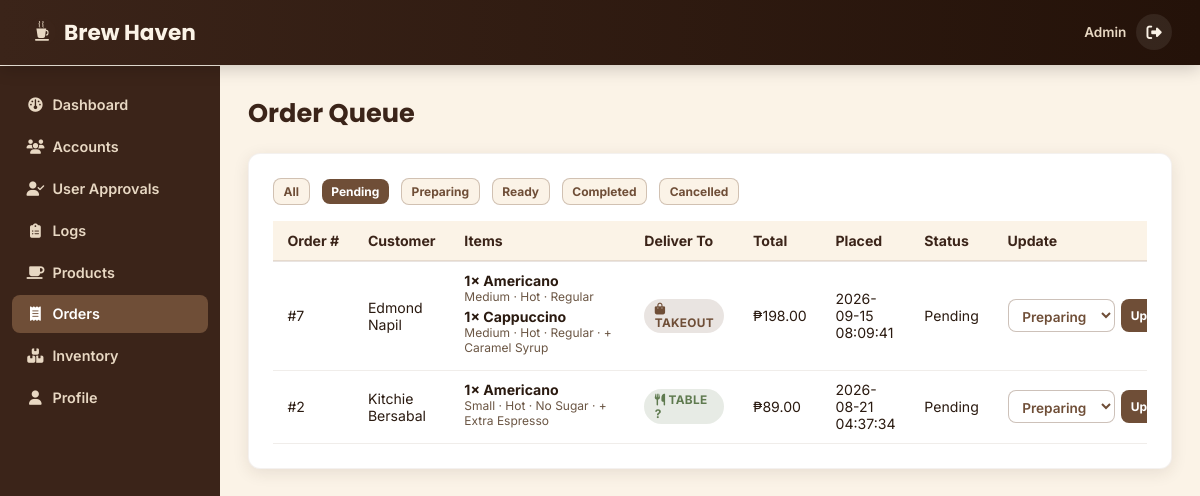
Page /admin-orders.php?status=Pending (signed in) on the committed database.
### tables this page shows
CREATE TABLE `users` (
  `id_number` varchar(50) NOT NULL,
  `lastname` varchar(100) NOT NULL,
  `firstname` varchar(100) NOT NULL,
  `middlename` varchar(100) DEFAULT NULL,
  `extension` varchar(50) DEFAULT NULL,
  `birth_date` date NOT NULL,
  `age` int(11) NOT NULL,
  `gender` enum('Male','Female','Other') NOT NULL,
  `email` varchar(255) NOT NULL,
  `username` varchar(50) NOT NULL,
  `password` varchar(255) NOT NULL,
  `role` enum('super_admin','admin','customer') NOT NULL DEFAULT 'customer',
  `approval_status` enum('pending','approved','rejected') NOT NULL DEFAULT 'pending',
  `account_status` enum('active','inactive','blocked') NOT NULL DEFAULT 'active',
  `first_login` tinyint(1) NOT NULL DEFAULT 0,
  `employee_id` varchar(20) DEFAULT NULL,
  `customer_id` varchar(20) DEFAULT NULL,
  `street` varchar(255) NOT NULL,
  `barangay` varchar(100) NOT NULL,
  `city_municipality` varchar(100) NOT NULL,
  `province` varchar(100) NOT NULL,
  `zipcode` varchar(10) NOT NULL,
  `country` varchar(100) NOT NULL,
  `auth_question1` varchar(255) DEFAULT NULL,
  `auth_answer1` varchar(255) DEFAULT NULL,
  `auth_question2` varchar(255) DEFAULT NULL,
  `auth_answer2` varchar(255) DEFAULT NULL,
  `auth_question3` varchar(255) DEFAULT NULL,
  `auth_answer3` varchar(255) DEFAULT NULL,
  `created_at` timestamp NOT NULL DEFAULT current_timestamp(),
  `updated_at` timestamp NOT NULL DEFAULT current_timestamp() ON UPDATE current_timestamp(),
  `active_super_admin_flag` tinyint(1) GENERATED ALWAYS AS (if(`role` = 'super_admin' and `account_status` = 'active',1,NULL)) STORED
);

CREATE TABLE `orders` (
  `id` int(11) NOT NULL,
  `customer_id_number` varchar(50) NOT NULL,
  `order_type` enum('Dine In','Takeout') NOT NULL DEFAULT 'Dine In',
  `table_number` varchar(10) DEFAULT NULL,
  `status` enum('Pending','Preparing','Ready','Completed','Cancelled') NOT NULL DEFAULT 'Pending',
  `total_amount` decimal(8,2) NOT NULL,
  `created_at` timestamp NOT NULL DEFAULT current_timestamp(),
  `updated_at` timestamp NOT NULL DEFAULT current_timestamp() ON UPDATE current_timestamp()
);

CREATE TABLE `order_items` (
  `id` int(11) NOT NULL,
  `order_id` int(11) NOT NULL,
  `product_id` int(11) NOT NULL,
  `size` enum('Small','Medium','Large') NOT NULL DEFAULT 'Medium',
  `temperature` enum('Hot','Iced') NOT NULL DEFAULT 'Hot',
  `sweetness` enum('Regular','Less Sweet','No Sugar') NOT NULL DEFAULT 'Regular',
  `addons` varchar(255) DEFAULT NULL,
  `quantity` int(11) NOT NULL DEFAULT 1,
  `unit_price` decimal(8,2) NOT NULL,
  `subtotal` decimal(8,2) NOT NULL
);

CREATE TABLE `products` (
  `id` int(11) NOT NULL,
  `name` varchar(100) NOT NULL,
  `description` text DEFAULT NULL,
  `category` enum('Hot Coffee','Iced Coffee','Non-Coffee','Add-ons') NOT NULL,
  `price` decimal(8,2) NOT NULL,
  `image_path` varchar(255) DEFAULT NULL,
  `is_available` tinyint(1) NOT NULL DEFAULT 1,
  `created_at` timestamp NOT NULL DEFAULT current_timestamp()
);

### html/admin-orders.php (the view, shortened to what this page needs)
<?php
require_once __DIR__ . '/../php/auth_helpers.php';
$me = require_role(['admin', 'super_admin']);
$canManage = has_privilege($me, 'manage_orders');
$sidebarActive = $me['role'] === 'admin' ? 'admin-dashboard.php' : 'super-admin-dashboard.php';
$statusFilter = $_GET['status'] ?? '';
$validStatuses = ['Pending', 'Preparing', 'Ready', 'Completed', 'Cancelled'];
$sql = "SELECT o.*, u.firstname, u.lastname FROM orders o LEFT JOIN users u ON u.id_number = o.customer_id_number";
if (in_array($statusFilter, $validStatuses, true)) {
    $stmt = mysqli_prepare($conn, $sql . " WHERE o.status = ? ORDER BY o.created_at DESC");
    mysqli_stmt_bind_param($stmt, 's', $statusFilter);
    mysqli_stmt_execute($stmt);
    $result = mysqli_stmt_get_result($stmt);
} else {
    $result = mysqli_query($conn, $sql . " ORDER BY o.created_at DESC");
}
$orders = [];
while ($row = mysqli_fetch_assoc($result)) { $orders[] = $row; }
$orderItems = bh_fetch_order_items(array_column($orders, 'id'));
$transitions = bh_order_status_transitions();
?>
<!DOCTYPE html>
<html lang="en">
<head>
  <link rel="stylesheet" href="https://cdnjs.cloudflare.com/ajax/libs/font-awesome/6.5.0/css/all.min.css">
  <link rel="stylesheet" href="../css/brew-haven.css" />
</head>
<body class="bh-shell">
  <div class="bh-topbar">
    <div class="bh-brand"><img src="../images/brew-haven-logo.svg" alt="" style="width:28px;height:28px;"> Brew Haven</div>
    <div class="bh-user">
      <span class="bh-role-label"><?php echo htmlspecialchars(ucwords(str_replace('_', ' ', $me['role']))); ?></span>
      <a href="logout.php" class="bh-topbar-icon-btn" title="Logout" aria-label="Logout" data-bh-confirm-title="Confirm Logout" data-bh-confirm="Are you sure you want to log out?" data-bh-confirm-button="Yes, Logout"><i class="fa-solid fa-right-from-bracket"></i></a>
    </div>
  </div>
  <div class="bh-layout">
    <div class="bh-sidebar">
      <a href="<?php echo $sidebarActive; ?>"><i class="fa-solid fa-gauge"></i>Dashboard</a>
      <a href="<?php echo $me['role'] === 'admin' ? 'admin-accounts.php' : 'super-admin-accounts.php'; ?>"><i class="fa-solid fa-users"></i>Accounts</a>
      <?php if ($me['role'] === 'super_admin' || has_privilege($me, 'approve_accounts')): ?><a href="user-approvals.php"><i class="fa-solid fa-user-check"></i>User Approvals</a><?php endif; ?>
      <?php if ($me['role'] === 'admin'): ?><a href="logs.php"><i class="fa-solid fa-clipboard-list"></i>Logs</a><?php endif; ?>
      <a href="admin-products.php"><i class="fa-solid fa-mug-saucer"></i>Products</a>
      <a href="admin-orders.php" class="active"><i class="fa-solid fa-receipt"></i>Orders</a>
      <a href="admin-inventory.php"><i class="fa-solid fa-boxes-stacked"></i>Inventory</a>
      <a href="profile.php"><i class="fa-solid fa-user"></i>Profile</a>
    </div>
    <div class="bh-main">
      <h1 class="bh-page-title">Order Queue</h1>
      <div class="bh-panel">
        <div class="bh-toolbar">
          <a href="admin-orders.php" class="bh-btn <?php echo $statusFilter === '' ? 'bh-btn-primary' : 'bh-btn-secondary'; ?> bh-btn-sm">All</a>
          <?php foreach ($validStatuses as $s): ?>
            <a href="admin-orders.php?status=<?php echo urlencode($s); ?>" class="bh-btn <?php echo $statusFilter === $s ? 'bh-btn-primary' : 'bh-btn-secondary'; ?> bh-btn-sm"><?php echo $s; ?></a>
          <?php endforeach; ?>
        </div>
        <div class="bh-table-wrap">
          <table class="bh-table">
            <thead><tr><th>Order #</th><th>Customer</th><th>Items</th><th>Deliver To</th><th>Total</th><th>Placed</th><th>Status</th><?php if ($canManage): ?><th>Update</th><?php endif; ?></tr></thead>
            <tbody>
              <?php foreach ($orders as $o): ?>
                <tr>
                  <td>#<?php echo (int)$o['id']; ?></td>
                  <td><?php echo htmlspecialchars(($o['firstname'] ?? '?') . ' ' . ($o['lastname'] ?? '')); ?></td>
                  <td style="min-width:180px;"><?php echo bh_order_items_html($orderItems[(int)$o['id']] ?? []); ?></td>
                  <td>
                    <?php if (($o['order_type'] ?? 'Dine In') === 'Takeout'): ?>
                      <span class="bh-badge bh-badge-first-login"><i class="fa-solid fa-bag-shopping"></i> Takeout</span>
                    <?php else: ?>
                      <span class="bh-badge bh-badge-approved"><i class="fa-solid fa-utensils"></i> Table <?php echo htmlspecialchars($o['table_number'] ?? '?'); ?></span>
                    <?php endif; ?>
                  </td>
                  <td>₱<?php echo number_format($o['total_amount'], 2); ?></td>
                  <td><?php echo htmlspecialchars($o['created_at']); ?></td>
                  <td><?php echo htmlspecialchars($o['status']); ?></td>
                  <?php if ($canManage): ?>
                  <td>
                    <?php $nextStatuses = $transitions[$o['status']] ?? []; ?>
                    <?php if ($nextStatuses): ?>
                    <form method="post" action="../php/order_update_status.php" style="display:flex;gap:0.4rem;">
                      <select name="status" class="bh-status-select">
                        <?php foreach ($nextStatuses as $s): ?>
                          <option value="<?php echo $s; ?>"><?php echo $s; ?></option>
                        <?php endforeach; ?>
                      </select>
                      <button type="submit" class="bh-btn bh-btn-primary bh-btn-sm">Update</button>
                    </form>
                    <?php else: ?>
                      <span style="font-size:0.78rem;color:var(--bh-text-muted);">Final</span>
                    <?php endif; ?>
                  </td>
                  <?php endif; ?>
                </tr>
              <?php endforeach; ?>
            </tbody>
          </table>
        </div>
      </div>
    </div>
  </div>
</body>
</html>

### php/auth_helpers.php (shortened to what this page needs)
<?php
require_once __DIR__ . '/config.php';
function bh_harden_session_cookie() {
    $params = session_get_cookie_params();
}
function current_user() {
    return [
        'id_number'   => $_SESSION['user_id_number'],
        'username'    => $_SESSION['username']    ?? null,
        'firstname'   => $_SESSION['firstname']   ?? null,
        'lastname'    => $_SESSION['lastname']    ?? null,
        'role'        => $_SESSION['role']        ?? 'customer',
        'employee_id' => $_SESSION['employee_id'] ?? null,
    ];
}
function bh_in_first_login_setup($row) {
    $firstLogin = (int)($row['first_login'] ?? 0);
    return $firstLogin === 1 || $firstLogin === 2 || $firstLogin === 3;
}
function require_login($recheckStatus = true) {
    global $conn;
    $isAjax = bh_request_is_ajax();
    $user = current_user();
    $now = time();
    if ($recheckStatus) {
        $stmt = mysqli_prepare($conn, "SELECT approval_status, account_status, role, first_login, firstname, lastname, auth_question1 FROM users WHERE id_number = ?");
        mysqli_stmt_bind_param($stmt, 's', $user['id_number']);
        mysqli_stmt_execute($stmt);
        $row = mysqli_fetch_assoc(mysqli_stmt_get_result($stmt));
        $statusAllowed = $row && ($row['account_status'] === 'active'
            || ($row['account_status'] === 'inactive' && bh_inactive_account_may_setup($row)));
        $roleChanged = $row && $row['role'] !== $user['role'];
        $inFirstLoginSetup = bh_in_first_login_setup($row);
    }
    return $user;
}
function bh_request_is_ajax() {
    return (!empty($_SERVER['HTTP_X_REQUESTED_WITH']) && strtolower($_SERVER['HTTP_X_REQUESTED_WITH']) === 'xmlhttprequest')
        || (strpos($_SERVER['HTTP_ACCEPT'] ?? '', 'application/json') !== false)
        || (strpos($_SERVER['CONTENT_TYPE'] ?? '', 'application/json') !== false)
        || (isset($_SERVER['HTTP_SEC_FETCH_DEST']) && $_SERVER['HTTP_SEC_FETCH_DEST'] === 'empty');
}
function require_role(array $allowedRoles, $recheckStatus = true) {
    $user = require_login($recheckStatus);
    return $user;
}
function has_privilege($user, $key) {
    global $conn;
    $privilegeKeys = $key === 'view_logs'
        ? ['view_logs', 'view_activity_logs', 'view_login_logs']
        : [$key];
    $placeholders = implode(',', array_fill(0, count($privilegeKeys), '?'));
    $sql = "SELECT 1 FROM admin_privileges WHERE admin_id_number = ? AND privilege_key IN ($placeholders) LIMIT 1";
    $stmt = mysqli_prepare($conn, $sql);
    $bindValues = array_merge([$user['id_number']], $privilegeKeys);
    $bindTypes = 's' . str_repeat('s', count($privilegeKeys));
    mysqli_stmt_bind_param($stmt, $bindTypes, ...$bindValues);
    mysqli_stmt_execute($stmt);
    mysqli_stmt_store_result($stmt);
    $granted = mysqli_stmt_num_rows($stmt) > 0;
    return $granted;
}
function bh_order_status_transitions() {
    return [
        'Pending'   => ['Preparing', 'Cancelled'],
        'Preparing' => ['Ready', 'Cancelled'],
        'Ready'     => ['Completed', 'Cancelled'],
        'Completed' => [],
        'Cancelled' => [],
    ];
}
function bh_fetch_order_items(array $orderIds) {
    global $conn;
    $orderIds = array_values(array_unique(array_map('intval', $orderIds)));
    $placeholders = implode(',', array_fill(0, count($orderIds), '?'));
    $stmt = mysqli_prepare($conn, "SELECT oi.*, p.name AS product_name FROM order_items oi LEFT JOIN products p ON p.id = oi.product_id WHERE oi.order_id IN ($placeholders) ORDER BY oi.id ASC");
    mysqli_stmt_bind_param($stmt, str_repeat('i', count($orderIds)), ...$orderIds);
    mysqli_stmt_execute($stmt);
    $result = mysqli_stmt_get_result($stmt);
    $grouped = [];
    while ($row = mysqli_fetch_assoc($result)) {
        $grouped[(int)$row['order_id']][] = $row;
    }
    return $grouped;
}
function bh_order_items_html(array $items) {
    $lines = [];
    foreach ($items as $it) {
        $custom = $it['size'] . ' · ' . $it['temperature'] . ' · ' . $it['sweetness'];
        if (!empty($it['addons'])) {
            $custom .= ' · + ' . $it['addons'];
        }
        $lines[] = '<div style="margin-bottom:0.25rem;"><strong>' . (int)$it['quantity'] . '× '
            . htmlspecialchars($it['product_name'] ?? ('Product #' . (int)$it['product_id'])) . '</strong>'
            . '<div style="font-size:0.75rem;color:var(--bh-text-muted);">' . htmlspecialchars($custom) . '</div></div>';
    }
    return implode('', $lines);
}
    ?>

### rows in the picture
users: role "Admin"
orders: id "7", users.firstname+lastname "Edmond Napil", order_type "Takeout" (drawn), total_amount "198.00", created_at "2026-09-15 08:09:41", status "Pending", status "Preparing"
order_items: quantity "1", custom "Medium · Hot · Regular"
products: name "Americano"
order_items: quantity "1", custom "Medium · Hot · Regular · + Caramel Syrup"
products: name "Cappuccino"
orders: id "2", users.firstname+lastname "Kitchie Bersabal", table_number "?", total_amount "89.00", created_at "2026-08-21 04:37:34", status "Pending", status "Preparing"
order_items: quantity "1", custom "Small · Hot · No Sugar · + Extra Espresso"

### other values in the picture
$s "Pending"
$s "Preparing"
$s "Ready"
$s "Completed"
$s "Cancelled"
